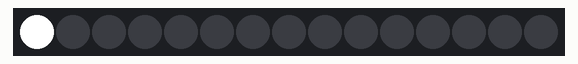
This sketch was run on a simulated Arduino Uno, built with avr-gcc and run on an emulated ATmega328P. Parts: 15 RGB LEDs in strip order, left to right.

Above: at 2.05 s.
At 2.45 s:
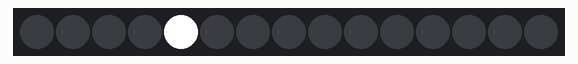
At 2.95 s:
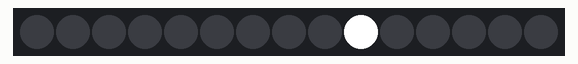
At 3.36 s:
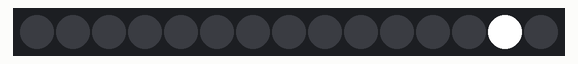
At 3.86 s:
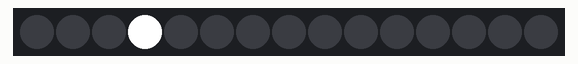

Measured:
- by itself, everything shown: repeats every 1.5 s, in 15 steps

The sketch:

02_simple_led_example.ino
```cpp
/**
 * Basic led strip example
 *
 * Test if the led strip is hook up correctly.
 * The code should light up each single led in turn.
 *
 * Connect the led strip GND and 5V to GND and 5V on the Arduino
 * Connect DI to pin 10 on the Arduino (or change the code to another pin)
 * Change NUM_LEDS to the correct number for your strip.
 * Upload.
 *
 */

#include <FastLED.h>

// How many leds are in the strip?
#define NUM_LEDS 15

// Data pin that led data will be written out over (the pin connected to "DI" on the ledstrip)
#define DATA_PIN 6

// This is an array of leds.  One item for each led in your strip.
CRGB leds[NUM_LEDS];

// This function sets up the leds and tells the controller about them
void setup() {
  // sanity check delay - allows reprogramming if accidently blowing power w/leds
  delay(2000);
  FastLED.addLeds<WS2813, DATA_PIN, GRB>(leds, NUM_LEDS);
}

// This function runs over and over, and is where you do the magic to light
// your leds.
void loop() {
  // Move a single white led
  for (int whiteLed = 0; whiteLed < NUM_LEDS; whiteLed = whiteLed + 1) {
    // Turn our current led on to white, then show the leds
    leds[whiteLed] = CRGB::White;

    // Show the leds (only one of which is set to white, from above)
    FastLED.show();

    // Wait a little bit
    delay(100);

    // Turn our current led back to black for the next loop around
    leds[whiteLed] = CRGB::Black;
  }
}
```
